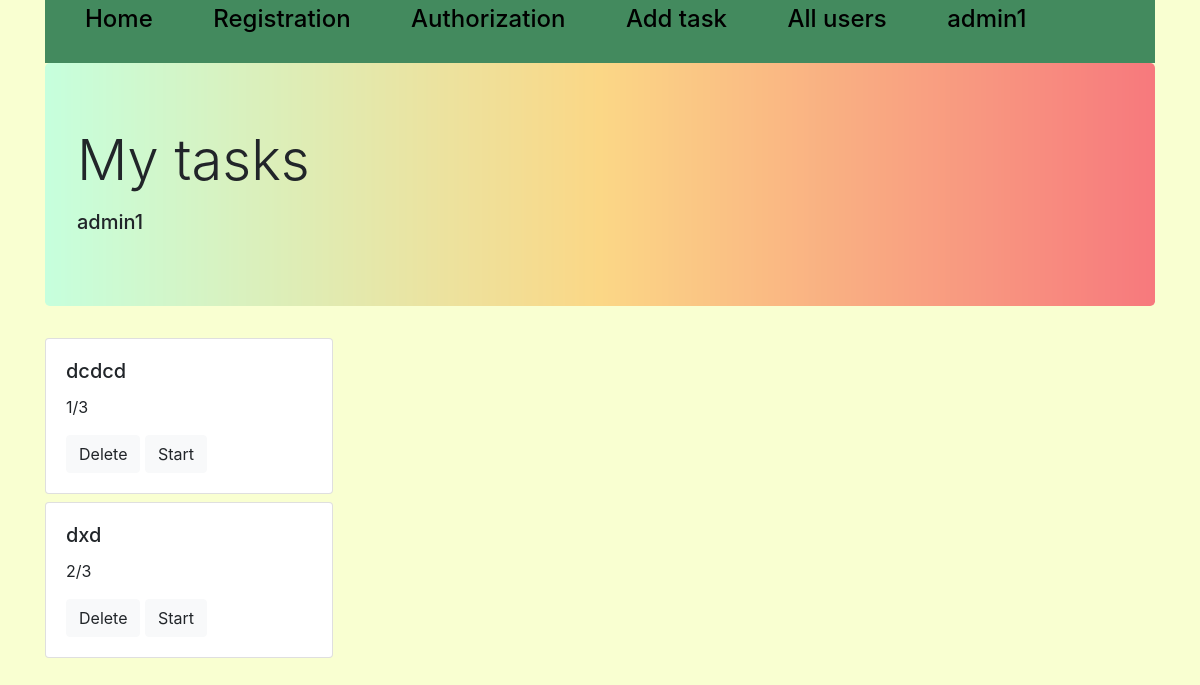
The app's page /all_tasks/1 (signed in), older data.
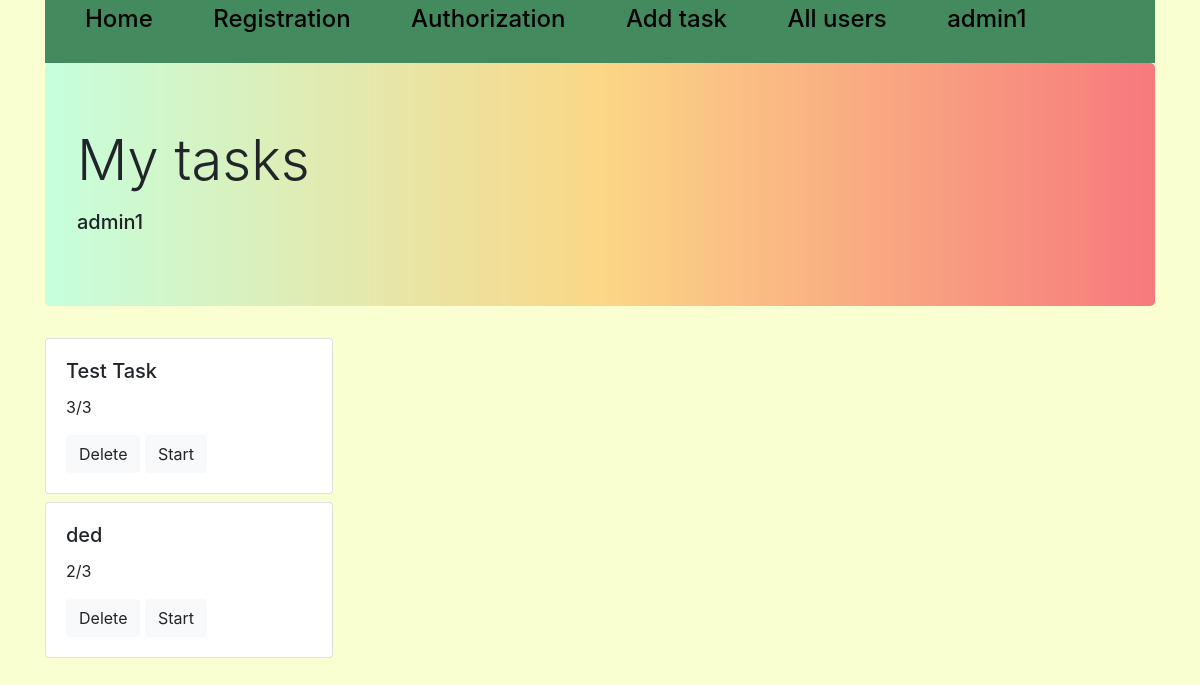
The same page, newer data.
### tables this page shows
CREATE TABLE users 
                            (id INTEGER PRIMARY KEY AUTOINCREMENT, 
                             user_name VARCHAR(50),
                             password_hash VARCHAR(128)
                             );

CREATE TABLE tasks
                                    (id INTEGER PRIMARY KEY AUTOINCREMENT,
                                     title VARCHAR(100),
                                     content VARCHAR(10000),
                                     choices VARCHAR(1000),
                                     correct_choice VARCHAR(100),
                                     user_id INTEGER 
                             );

### mainpage.py (the view)
@app.route('/all_tasks/<int:id>', methods=['GET', 'POST'])
def all_tasks(id):
    if 'username' not in session:
        return redirect('/login')
    if id == 0:
        all = tasks_model.get_all(session['user_id'])
    else:
        all = tasks_model.get_all(id)
    if id != 0:
        username = users_base.get(id)[1]
    else:
        username = ''
    titles = [x[1] for x in all]
    n = range(len(titles))
    ides_tasks = [x[0] for x in all]
    session['task_id'] = ides_tasks
    session['titles'] = titles
    contents = [i.split('\n') for i in [x[2] for x in all]]
    session['contents'] = contents
    choices = [i.split('\n') for i in [x[3] for x in all]]
    choices1 = []
    arr = []
    for i in choices:
        for j in i:
            arr.append(j.split())
        choices1.append(arr)
        arr = []
    session['choices'] = choices1
    correct_choices = [x[4].split('\n') for x in all]
    session['correct'] = correct_choices
    sc = scores.get_all()
    scores_id = [i[-1] for i in sc]
    scores1 = []
    for i in ides_tasks:
        if i in scores_id:
            n_correct = sc[scores_id.index(i)][-2]
            n_all = sc[scores_id.index(i)][-3]
        else:
            n_correct = 0
            n_all = len(session['contents'][ides_tasks.index(i)])
        scores1.append(str(n_correct) + '/' + str(n_all))
    session['scores'] = scores1
    return render_template('tasks.html', flag=True, n=n, name=username)

### DB.py (called while the page is built)
    def get(self, user_id):
        cursor = self.connection.cursor()
        cursor.execute("SELECT * FROM users WHERE id = ?", (str(user_id),))
        row = cursor.fetchone()
        return row

    def get_all(self, user_id=None):
        cursor = self.connection.cursor()
        if user_id:
            cursor.execute("SELECT * FROM tasks WHERE user_id = ?", (str(user_id),))
        else:
            cursor.execute("SELECT * FROM tasks")
        rows = cursor.fetchall()
        return rows

    def get_all(self, task_id=None):
        cursor = self.connection.cursor()
        if task_id:
            cursor.execute("SELECT * FROM scores WHERE task_id = ?", (str(task_id),))
        else:
            cursor.execute("SELECT * FROM scores")
        rows = cursor.fetchall()
        return rows

### templates/tasks.html (shortened to what this page needs)
{% extends "base.html" %}
{% block content %}
<div class="container">
    <div class="jumbotron" style="background-image: url(/static/gradientyellow.jpg); background-size: 100%;">
        <h1 class="display-4">My tasks</h1>
        <p class="lead">
        <h5>{{name}}</h5>
    </div>
    {% if flag %}
    {% for i in n%}
    <div class="card" name={{i}} value={{i}} style="width: 18rem;">
        <div class="card-body">
            <h5 class="card-title">{{session['titles'][i]}}</h5>
            <p class="card-text">{{session['scores'][i]}}</p>
            {% if session['user_id'] == 1 or session['user_id'] == 2 %}
            <a href="/delete/{{session['task_id'][i]}}" class="btn btn-light">Delete</a>
            {% endif %}
            <a href="/task/{{i}}" class="btn btn-light">Start</a>
        </div>
    </div>
    {% endfor %}
    {% endif %}
</div>
{% endblock %}

### templates/base.html (shortened to what this page needs)
<!DOCTYPE html>
<html lang="en">
<head>
    <link rel="stylesheet" href="https://stackpath.bootstrapcdn.com/bootstrap/4.3.1/css/bootstrap.min.css">
</head>
<body>
<div class="top_line">
	<div class="container">
      <div class="col-md-12">
			<div class="row">
				<div class="top_nav" style="background-color: #438a5e;">
					<ul>
						{% if "username" in session %}
                        <li><a class="navbar-brand" href="/homepage"><h4>Home</h4></a></li>
						<li><a class="navbar-brand" href="/registration"><h4>Registration</h4></a></li>
						<li><a class="navbar-brand" href="/login"><h4>Authorization</h4></a></li>
                        {% if session['user_id'] == 1 or session['user_id'] == 2 %}
						<li><a class="navbar-brand" href="/add_task"><h4>Add task</h4></a></li>
						<li><a class="navbar-brand" href="/all_users"><h4>All users</h4></a></li>
                        {% endif %}
						<li><a class="navbar-brand" href="/logout"><h4>{{session['username']}}</h4></a></li>
          				{% endif %}
					</ul>
				</div>
              </div>
        </div>
	</div>
</div>
{% block content %}{% endblock %}
</body>
</html>

### templates/base.html (style rules this page uses)
body { background-color: #f9ffd1; }
.top_nav { width: 100%; }
.top_nav ul li { list-style-type: none; display: inline-block; vertical-align: center; padding-right: 40px; }
.top_nav a { color: black; }

Row changes from the older to the newer data that the page shows:
removed tasks: title "dcdcd"
removed tasks: title "dxd"
added tasks: title "Test Task"
added tasks: title "ded"
Text that changed along with them:
new list line: "3/3 Delete Start"
new list line: "2/3 Delete Start"
list line gone: "1/3 Delete Start"
list line gone: "2/3 Delete Start"
